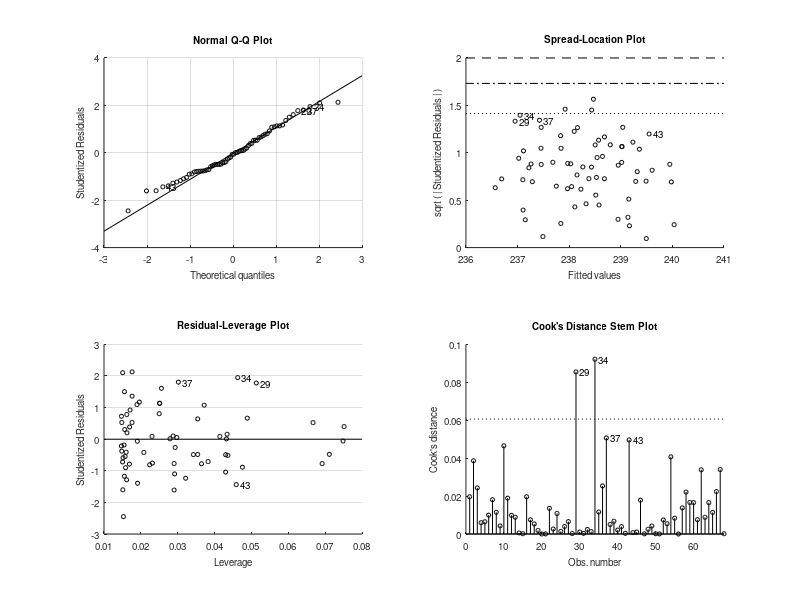

This chart was generated by the following MATLAB code: (Note: this script raises an error after producing the figure.)
close all
clear all

modulus_data = load('equilTemp.txt');
y = modulus_data(:,1);
x = modulus_data(:,2);


X = [x, ones(size(x))];  


params = X \ y;
k = params(1);
b = params(2);

y_fit = X * params;


residuals = y - y_fit;
n = length(x);
p = 2;  


se = sqrt(sum(residuals.^2) / (n - p));


mdl = fitlm(x, y); 


x_range = linspace(min(x), max(x), 300)';
X_range = [x_range, ones(size(x_range))];
y_range_fit = X_range * params;

[y_fit, y_ci] = predict(mdl, x_range);


x_new = 17.9456;
x_err = 0.0783;
y_new = k * x_new + b;
y_err = k*0.0783;


x_new2 = 18.577249;
x_err2 = 0.135548573;
y_new2 = k * x_new2 + b;
y_err2 = k*0.135548573;


x_new3 = 19.2072;
x_err3 = 0.1893;
y_new3 = k * x_new3 + b;
y_err3 = k*0.1893;

% --- Plot ---
figure('Position', [100 100 600 400]);
hold on;
color_blue      = [0, 114, 178] / 255;
color_red       = [213, 94, 0]  / 255;
color_skyblue   = [86, 180, 233] / 255;
color_yellow = [0.9290 0.6940 0.1250];
color_green   = [0, 160, 0] / 255;

plot(x_range, y_range_fit, '-', 'Color', color_blue, 'LineWidth', 1.5, 'DisplayName', 'Linear fitting');

fill([x_range; flipud(x_range)], ...
     [y_ci(:,1); flipud(y_ci(:,2))], ...
     color_skyblue, 'FaceAlpha', 0.1, 'EdgeColor', 'none','DisplayName', '95\% confidence');


scatter(x, y, 100, 'MarkerFaceColor', color_skyblue, 'MarkerEdgeColor', [0 0.5 0.9], ...
    'MarkerFaceAlpha', 1, 'MarkerEdgeAlpha', 1, 'DisplayName', '${\rho}_{max}$ of water at $T_{eff}$');

errorbar(x_new3, y_new3, y_err3, '*','color', color_yellow, 'MarkerFaceColor',  color_yellow,'MarkerSize', 10,...
    'CapSize', 8, 'LineWidth', 1.5, 'DisplayName', '$T_{eff}$ ($I$ = 15 m/s)');


errorbar(x_new2, y_new2, y_err2, 'o','color', color_green, 'MarkerFaceColor',  color_green,'MarkerSize', 10,...
    'CapSize', 8, 'LineWidth', 1.5, 'DisplayName', '$T_{eff}$ ($I$ = 20 m/s)');


errorbar(x_new, y_new, y_err, 's','color', color_red, 'MarkerFaceColor',  color_red,'MarkerSize', 10,...
    'CapSize', 8, 'LineWidth', 1.5, 'DisplayName', '$T_{eff}$ ($I$ = 40 m/s)');


ylabel('$T_{eff}$ (K)', 'Interpreter', 'latex');
xlabel('${\rho}_{max}$ (nm$^{-2}$)', 'Interpreter', 'latex');
xl = xlim;
xticks(xl(1) : 1 : xl(2))
set(gca, 'fontsize', 20, 'TickLabelInterpreter', 'latex');
ax = gca;
ax.LineWidth = 1.5;
box on;
legend boxon;
legend('Interpreter', 'latex');
hold off;
